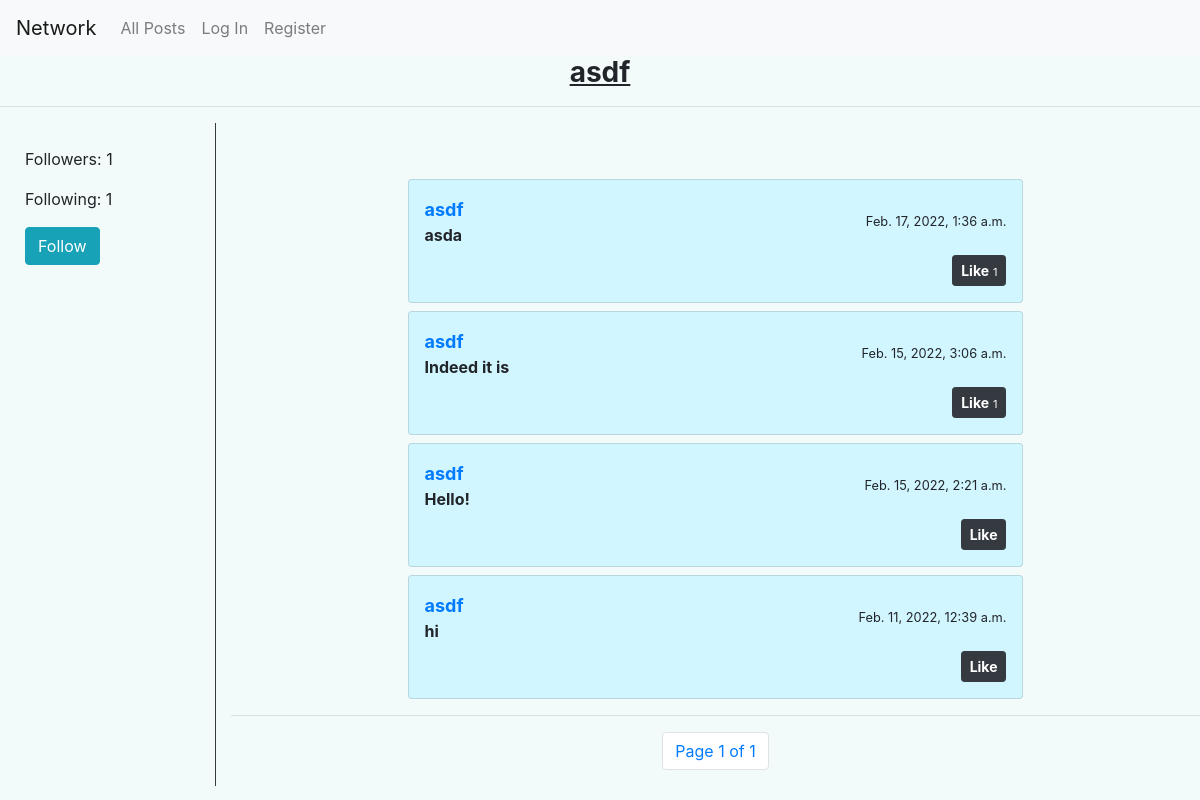
/profile/asdf, run on the app's committed database.
### network/models.py (models this page shows, shortened)
class User(AbstractUser):
    followers = models.ManyToManyField('User', null=True ,related_name="followed")
    def __str__(self):
        return f"{self.username}"

class Post(models.Model):
    creator = models.ForeignKey(User , on_delete=CASCADE, related_name="creatorPosts")
    body = models.TextField(max_length=400)
    created = models.DateTimeField(auto_now_add=True)
    updated = models.DateTimeField(auto_now=True)
    liked = models.ManyToManyField(User, blank=True, null=True)
    likeNum = models.PositiveIntegerField(default=0)
    class Meta:
        ordering = ['-created']

### network/views.py (the view)
# urls.py: path("profile/<str:user>", views.profile, name="profile"),
def profile(request, user):
    profile = User.objects.get(username = user)
    posts = Post.objects.filter(creator = profile.id)
    followersN = profile.followers.count()
    follow = User.objects.get(id = profile.id)
    followingN = User.objects.filter(followers = profile.id).count()
    if request.user in follow.followers.all():
        followed = True
    else:
        followed = False
    paginator = Paginator(posts, 10)
    page_number = request.GET.get('page')
    page_obj = paginator.get_page(page_number)
    return render(request, "network/profil.html", {
        "posts" : posts,
        "profileUser" : user,
        "followersN" : followersN,
        "followed" : followed,
        "followingN" : followingN,
        'page_obj': page_obj
    })

### network/templates/network/profil.html (shortened to what this page needs)
{% extends "network/layout.html" %}
{% load crispy_forms_tags %}
{% block body %}
<h3  style="text-align: center;"><b><u>{{ profileUser }}</u></b></h3>
<hr>
<div class="row">
<div class="col col-lg-2" style="margin-left: 25px;">
<br>
<p>Followers: {{ followersN }}</p>
<p>Following: {{ followingN }}</p>
{% if user.username != profileUser %}
<form method="post" action="{% url 'follow' profileUser %}">
    {% if followed %}
    <button type="submit" class="btn btn-danger">Unfollow</button>
    {% else %}
    <button type="submit" class="btn btn-info">Follow</button>
    {% endif %}
</form>
{% endif %}
</div>
<div class="container col border-left border-dark">
    <div class="container col mt-5">
        <div class="row d-flex justify-content-center">
            <div class="col-md-8">
                {% for post in page_obj %}
            <div class="card p-3 mt-2" style="background-color: rgb(210, 246, 255);">
                <div class="d-flex justify-content-between align-items-center">
                    <div class="user d-flex flex-row align-items-center">  <span><small class="font-weight-bold text-primary" style="font-size: large;"><a href="{% url 'profile' post.creator %}">{{ post.creator }}</a></small>
                    <div class="post font-weight-bold" id="body{{post.id}}">{{ post.body }}</div>
                    </span> </div> <small>{{ post.created }}</small>
                </div>
                <div class="action d-flex justify-content-between mt-2 align-items-center">
                    <div class="icons align-items-center"> <i class="fa fa-check-circle-o check-icon text-primary">
                        <button onclick="likePost(`{{post.id}}`)" id="likeBtn{{ post.id }}" type="button" class="btn btn-dark btn-sm">
                            {% if request.user in post.liked.all %}
                            <b style="color: rgb(229, 255, 0);">Liked</b> <small style="font-size: 11px;">{{ post.liked.all.count }}</small>
                            {% else %}
                            <b>Like</b> <small style="font-size: 11px;">
                            {% if post.liked.all.count > 0%}{{ post.liked.all.count }}{% endif %}</small>{% endif %}</button>
                    </i> </div>
                </div>
            </div>
            {% endfor %}
            </div>
        </div>
    </div>
    <hr>
<nav aria-label="Page navigation example">
    <ul class="pagination justify-content-center">
      <li class="page-item"><a class="page-link" href="#">Page {{ page_obj.number }} of {{ page_obj.paginator.num_pages }}</a></li>
    </ul>
  </nav>
{% endblock %}

### data on the page
User: username "asdf"
Post: creator "asdf", body "asda", created "Feb. 17, 2022, 1:36 a.m.", liked.all.count "1"
Post: creator "asdf", body "Indeed it is", created "Feb. 15, 2022, 3:06 a.m.", liked.all.count "1"
Post: creator "asdf", body "Hello!", created "Feb. 15, 2022, 2:21 a.m.", shows "Like"
Post: creator "asdf", body "hi", created "Feb. 11, 2022, 12:39 a.m.", shows "Like"

### other printed values
{{ followersN }} "1"
{{ followingN }} "1"
{{ page_obj.number }} "1"
{{ page_obj.paginator.num_pages }} "1"
